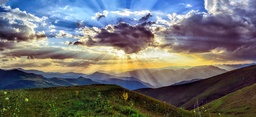
#> input picture computação gráfica/nature.jpg, 256 x 117 px, shrunk from 1280 x 585 before the run, found by its file name
$ python filtroMedianaManual.py
#> lines starting #> are read from the running program, lines starting #| are printed output that depends on the picture
import numpy as np
from PIL import Image

# Carrega a imagem desejada
imagem = Image.open("/home/fabio/Documentos/computação gráfica/nature.jpg")
#> imagem is the input picture: PIL image 256x117 RGB; mean R, G, B 111.1, 110.5, 111.3

# Converte a imagem para um array NumPy
imagem_array = np.array(imagem)

# Obtem as dimensões da imagem
altura, largura, canais = imagem_array.shape
#> altura = 117; largura = 256; canais = 3

# Cria uma matriz vazia para a imagem filtrada
imagem_filtrada = np.zeros_like(imagem_array)

# Definir o tamanho da janela do filtro de mediana
tamanho_janela = 3

# Calcular o deslocamento para o centro da janela
offset = tamanho_janela // 2

# Percorra os pixels da imagem
for i in range(offset, altura - offset):
    for j in range(offset, largura - offset):
        # Extraia a vizinhança do pixel atual
        vizinhanca = imagem_array[i - offset: i + offset + 1, j - offset: j + offset + 1, :]

        # Calcule a mediana para cada canal de cor
        for canal in range(canais):
            pixel = vizinhanca[:, :, canal]
            mediana = np.median(pixel)
            imagem_filtrada[i, j, canal] = mediana
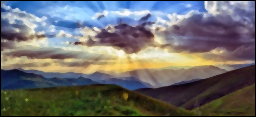
#> imagem_filtrada: shape (117, 256, 3); mean R, G, B 108.7, 107.8, 108.5

# Crie uma nova imagem a partir do array filtrado
imagem_filtrada = Image.fromarray(imagem_filtrada.astype(np.uint8))

# Salve a imagem filtrada
imagem_filtrada.save("imagem_filtrada-manual.jpg")
